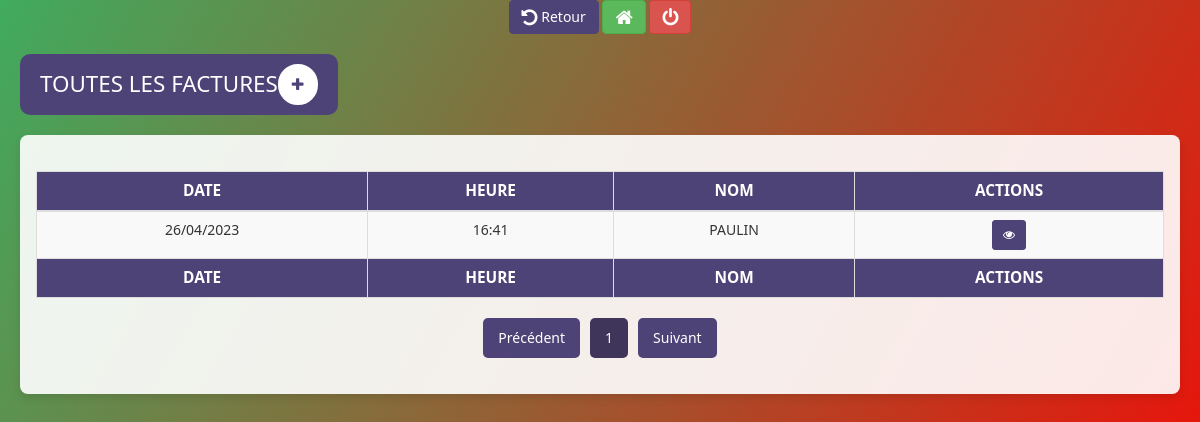
/factureunpaid.php (signed in), run on the app's committed database.
### tables this page shows
CREATE TABLE `factures` (
  `idFac` int(11) NOT NULL,
  `nomCl` varchar(50) NOT NULL,
  `dateFac` varchar(10) NOT NULL,
  `heureFac` varchar(5) NOT NULL,
  `nomserver` varchar(50) NOT NULL,
  `etat` int(11) NOT NULL,
  `paie` varchar(50) NOT NULL,
  `statut` int(11) NOT NULL
);

### factureunpaid.php (the view, shortened to what this page needs)
<?php
include('include/config.php');
$items_per_page = 10;
$total_items_query = $bdd->prepare("SELECT COUNT(*) as total FROM factures WHERE paie = 'dette' AND statut = 1");
$total_items_query->execute();
$total_items_result = $total_items_query->fetch();
$total_items = $total_items_result['total'];
$total_pages = ceil($total_items / $items_per_page);
$page = isset($_GET['page']) && is_numeric($_GET['page']) ? (int)$_GET['page'] : 1;
$page = max(1, min($page, $total_pages));
$offset = ($page - 1) * $items_per_page;
$req = $bdd->prepare("SELECT * FROM factures WHERE paie = 'dette' AND statut = 1 ORDER BY dateFac ASC LIMIT :offset, :limit");
$req->bindValue(':offset', $offset, PDO::PARAM_INT);
$req->bindValue(':limit', $items_per_page, PDO::PARAM_INT);
$req->execute();
?>
<!DOCTYPE html>
<html lang="fr">
<head>
    <?php include('include/title.php'); ?>
</head>
<body>
    <div id="wrapper">
        <?php include('include/retour.php'); ?>
        <div id="page-wrapper">
            <div class="header-title">
                <h2>TOUTES LES FACTURES </h2>
                <a href="bonnew" title="Ajouter un bon"><i class="fa fa-plus"></i></a>
            </div>
            <div class="alert">
                <table class="table table-bordered" id="dataTable" width="100%" cellspacing="0">
                    <thead>
                        <tr>
                            <th>DATE</th>
                            <th>HEURE</th>
                            <th>NOM</th>
                                <th>ACTIONS</th>
                        </tr>
                    </thead>
                    <tfoot>
                        <tr>
                            <th>DATE</th>
                            <th>HEURE</th>
                            <th>NOM</th>
                                <th>ACTIONS</th>
                        </tr>
                    </tfoot>
                    <tbody>
                        <?php
                        if ($req->rowCount() > 0) {
                            foreach ($req as $r) { ?>
                                <tr>
                                    <td><?= htmlspecialchars($r['dateFac']); ?></td>
                                    <td><?= htmlspecialchars($r['heureFac']); ?></td>
                                    <td><?= htmlspecialchars($r['nomCl']); ?></td>
                                        <td>
                                            <a href="factureview?getid=<?= htmlspecialchars($r['idFac']); ?>&fac=<?= md5($r['idFac']); ?>" class="btn btn-sm btn-primary">
                                                <i class="fa fa-eye"></i>
                                            </a>
                                        </td>
                                </tr>
                            <?php }
                        } ?>
                    </tbody>
                </table>
                <?php if ($total_items > 0) { ?>
                    <div class="pagination">
                        <a href="?page=<?= $page - 1 ?>" class="<?= ($page == 1) ? 'disabled' : '' ?>">Précédent</a>
                        <?php
                        for ($i = 1; $i <= $total_pages; $i++) {
                            $active_class = ($i == $page) ? 'active' : '';
                            echo "<a href='?page=$i' class='$active_class'>$i</a>";
                        }
                        ?>
                        <a href="?page=<?= $page + 1 ?>" class="<?= ($page == $total_pages) ? 'disabled' : '' ?>">Suivant</a>
                    </div>
                <?php } ?>
            </div>
        </div>
    </div>
</body>
</html>

### include/title.php (style rules this page uses)
body, html { margin: 0; padding: 0; height: 100%; font-family: 'Segoe UI', Tahoma, Geneva, Verdana, sans-serif; background: linear-gradient(120deg, #40ab5e, #ff0000); color: #fff; }
#wrapper { display: flex; flex-direction: column; height: 100%; }
#page-wrapper { flex: 1; padding: 20px; }
.alert { background: rgba(255, 255, 255, 0.9); color: #333; padding: 15px; border-radius: 8px; text-align: center; margin-bottom: 30px; box-shadow: 0 4px 8px rgba(0, 0, 0, 0.1); }
a { text-decoration: none; color: inherit; }
.btn-primary { color: white; background-color: #4e4376; border-color: #4e4376; }
.header-title { display: flex; align-items: center; justify-content: space-between; background-color: #4e4376; color: white; padding: 10px 20px; border-radius: 10px; margin-bottom: 20px; width: fit-content; }
.header-title h2 { font-size: 1.6em; margin: 0; }
.header-title a { border: 2px solid white; border-radius: 20px; background: white; padding: 8px 12px; color: #4e4376; text-decoration: none; font-size: 15px; }
.table { width: 100%; margin-top: 20px; border-collapse: collapse; }
.table th, .table td { padding: 12px 15px; text-align: center; border: 1px solid #ddd; }
.table th { background-color: #4e4376; color: white; font-size: 1.1em; }
.table td { background-color: #f9f9f9; }
.pagination { display: flex; justify-content: center; margin-top: 20px; }
.pagination a { padding: 10px 15px; margin: 0 5px; text-decoration: none; background-color: #4e4376; color: white; border-radius: 5px; font-size: 14px; transition: background-color 0.3s, transform 0.3s; }
.pagination .active { background-color: #3f355b; pointer-events: none; }

### data on the page
factures: dateFac "26/04/2023", heureFac "16:41", nomCl "PAULIN"
